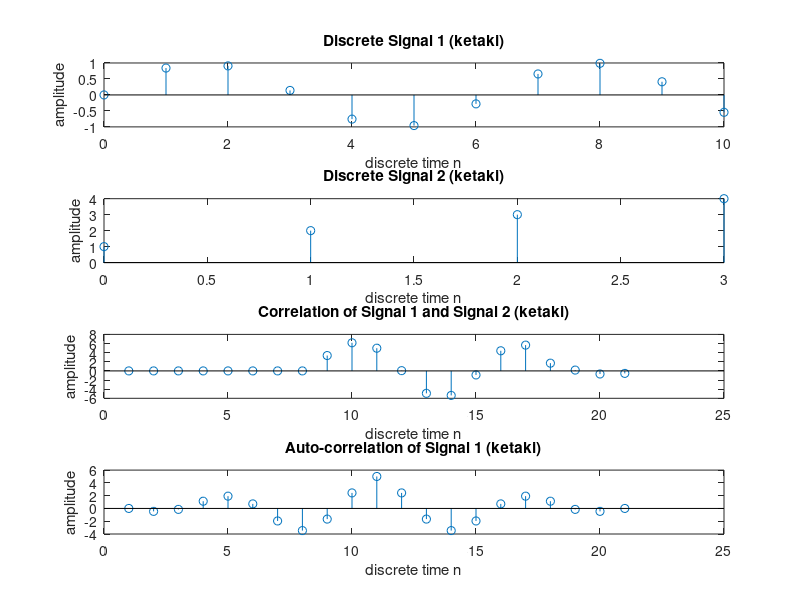

Write MATLAB code to recreate this figure.
% experiment 8

% finding correlation and autocorrelation of sequences

% signal 1
n1 = 0:1:10;
signal1 = sin(n1);

% signal 2
n2 = 0:1:3;
signal2 = [1 2 3 4];

% correlation
correlation_result = xcorr(signal1, signal2);

% auto correlation of any one of the signals
auto_correlation_result = xcorr(signal1);

subplot(4,1,1);
stem(n1, signal1);
xlabel('discrete time n'); ylabel('amplitude');
title('Discrete Signal 1 (ketaki)');

subplot(4,1,2);
stem(n2, signal2);
xlabel('discrete time n'); ylabel('amplitude');
title('Discrete Signal 2 (ketaki)');

subplot(4,1,3);
stem(correlation_result);
xlabel('discrete time n'); ylabel('amplitude');
title('Correlation of Signal 1 and Signal 2 (ketaki)');

subplot(4,1,4);
stem(auto_correlation_result);
xlabel('discrete time n'); ylabel('amplitude');
title('Auto-correlation of Signal 1 (ketaki)');
